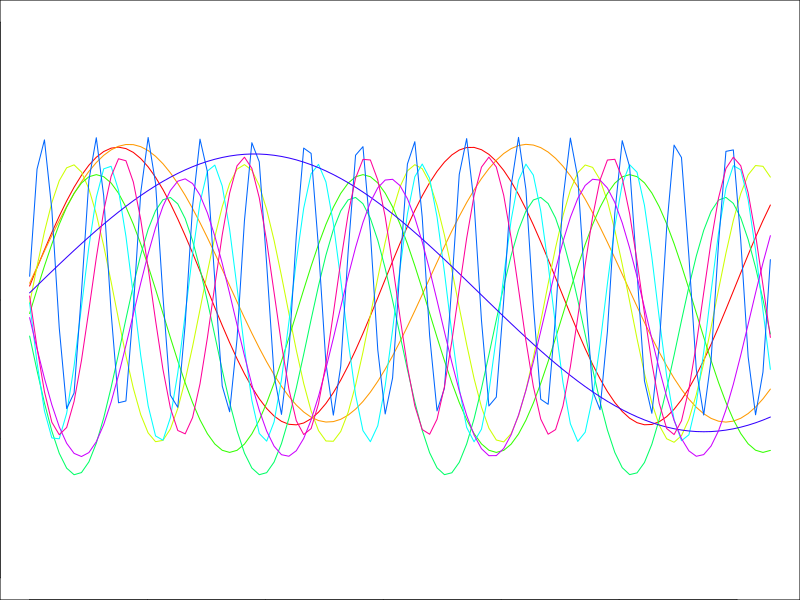

Reproduce this figure in R.
set.seed(191016)
n <- 10
a <- rnorm(n)
b <- rnorm(n, sd = .1)
c <- rainbow(n)
png("plot.png", width = 800, height = 300)
par(mar = rep(0,4))
for (i in 1:n) {
  plot(function(x) sin(x * a[[i]]) + b[[i]],
       0, 10 * pi, col = c[[i]],
       add = (i > 1),
       ylim = c(-2, 2))
}
dev.off()
